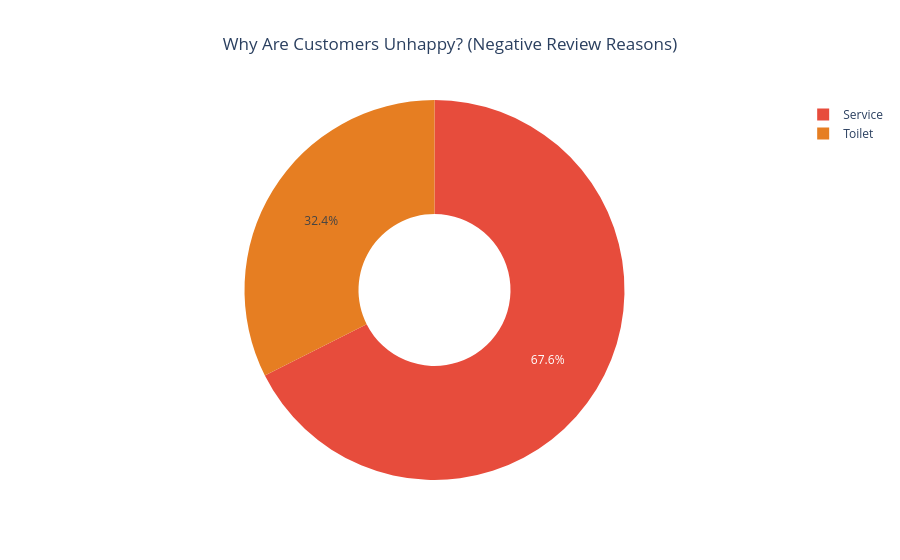

The notebook cell this image was saved under:
### Code cell
# Chart 6 — Negative reason breakdown
neg_reasons = df[df['Sentiment_GPT'] == 'Negative']['Negative_Reason'].value_counts().reset_index()
neg_reasons.columns = ['Reason', 'Count']
neg_reasons = neg_reasons[neg_reasons['Reason'].notna()]

fig = px.pie(
    neg_reasons,
    names='Reason', values='Count',
    title='Why Are Customers Unhappy? (Negative Review Reasons)',
    color_discrete_sequence=['#e74c3c', '#e67e22', '#c0392b'],
    hole=0.4,
    template='plotly_white'
)
fig.update_layout(title_x=0.5)
fig.show()

### Figure 1 — Plotly figure (JSON) as saved in the notebook; plotly's stock layout.template omitted (floating-point values rounded to 4 significant figures)
{"data": [{"domain": {"x": [0, 1], "y": [0, 1]}, "hole": 0.4, "hovertemplate": "Reason=%{label}<br>Count=%{value}<extra></extra>", "labels": ["Service", "Toilet"], "legendgroup": "", "name": "", "showlegend": true, "type": "pie", "values": [25, 12]}], "layout": {"legend": {"tracegroupgap": 0}, "piecolorway": ["#e74c3c", "#e67e22", "#c0392b"], "title": {"text": "Why Are Customers Unhappy? (Negative Review Reasons)", "x": 0.5}}}
